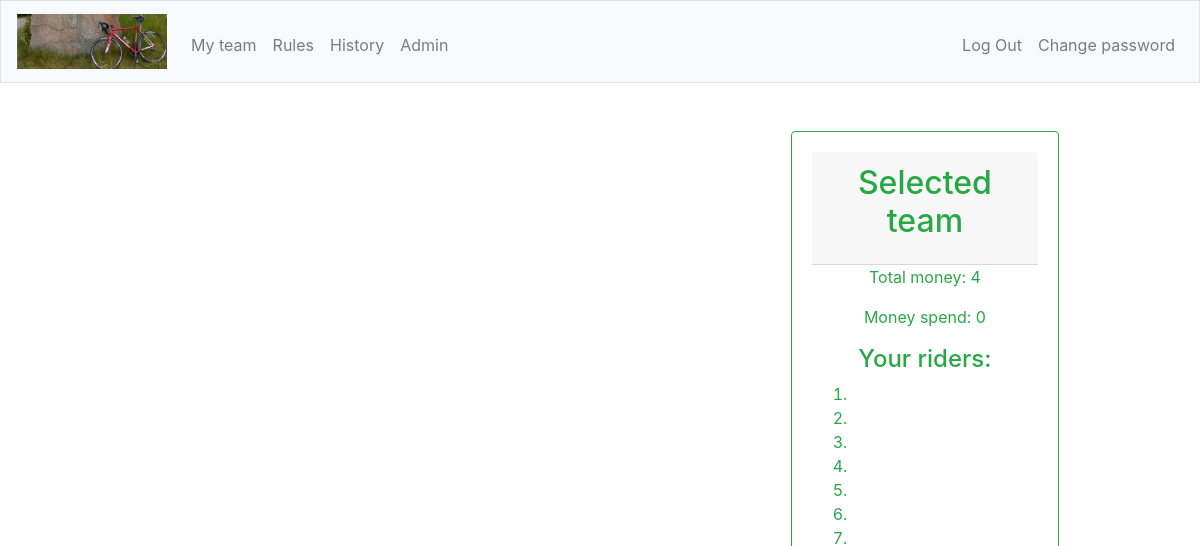
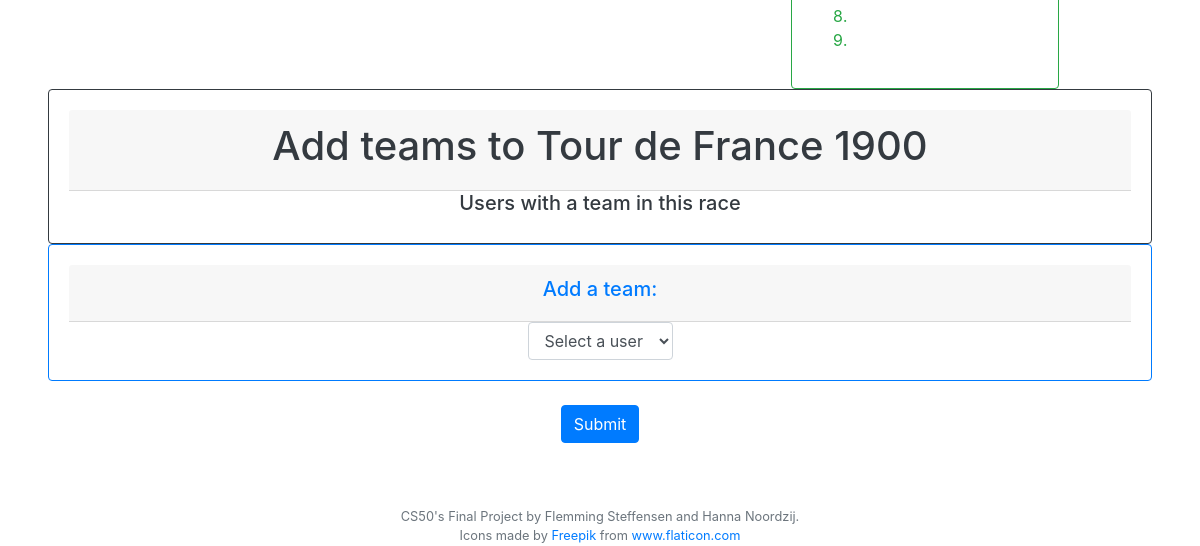
Page /addTeamAdmin?activecomp=22 (signed in) on the earlier database version (2 pictures, top to bottom).
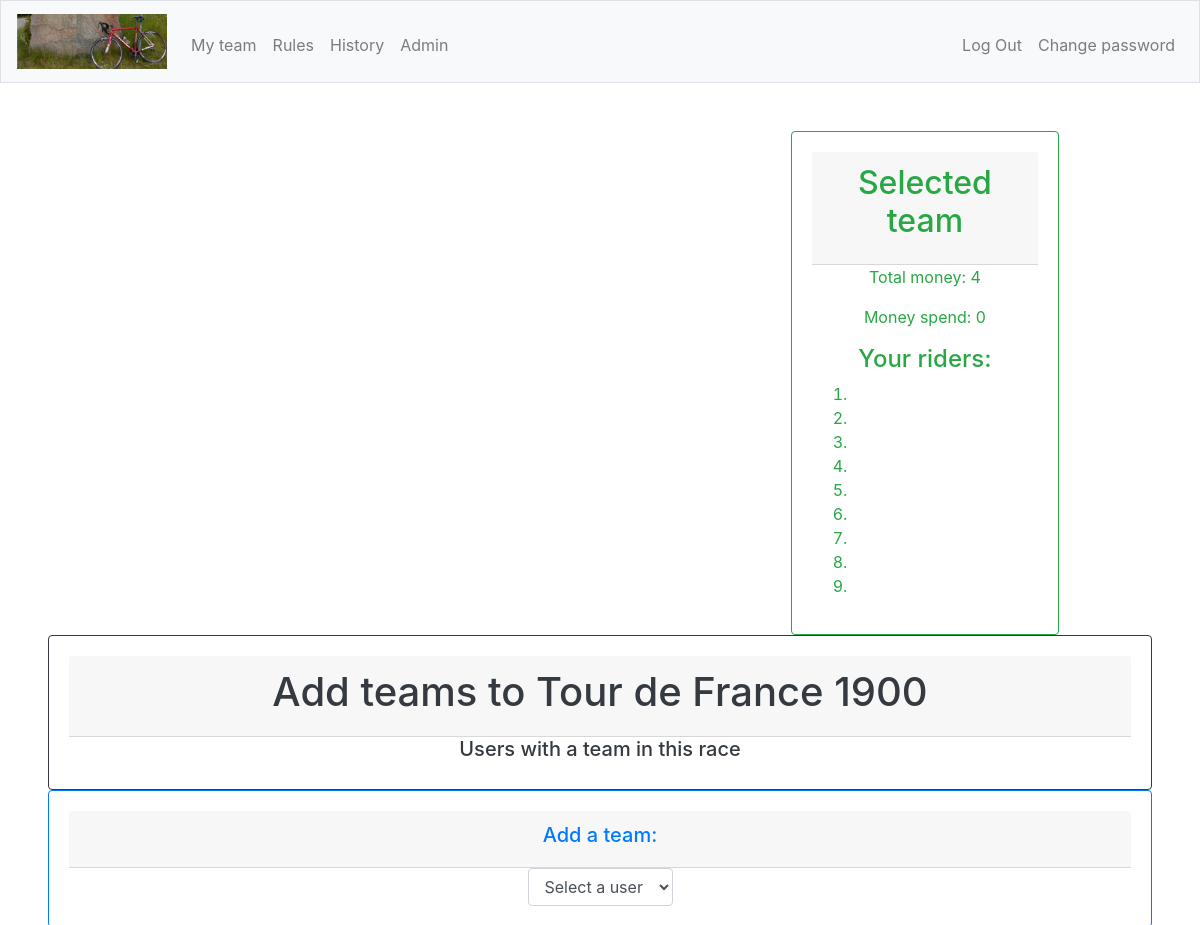
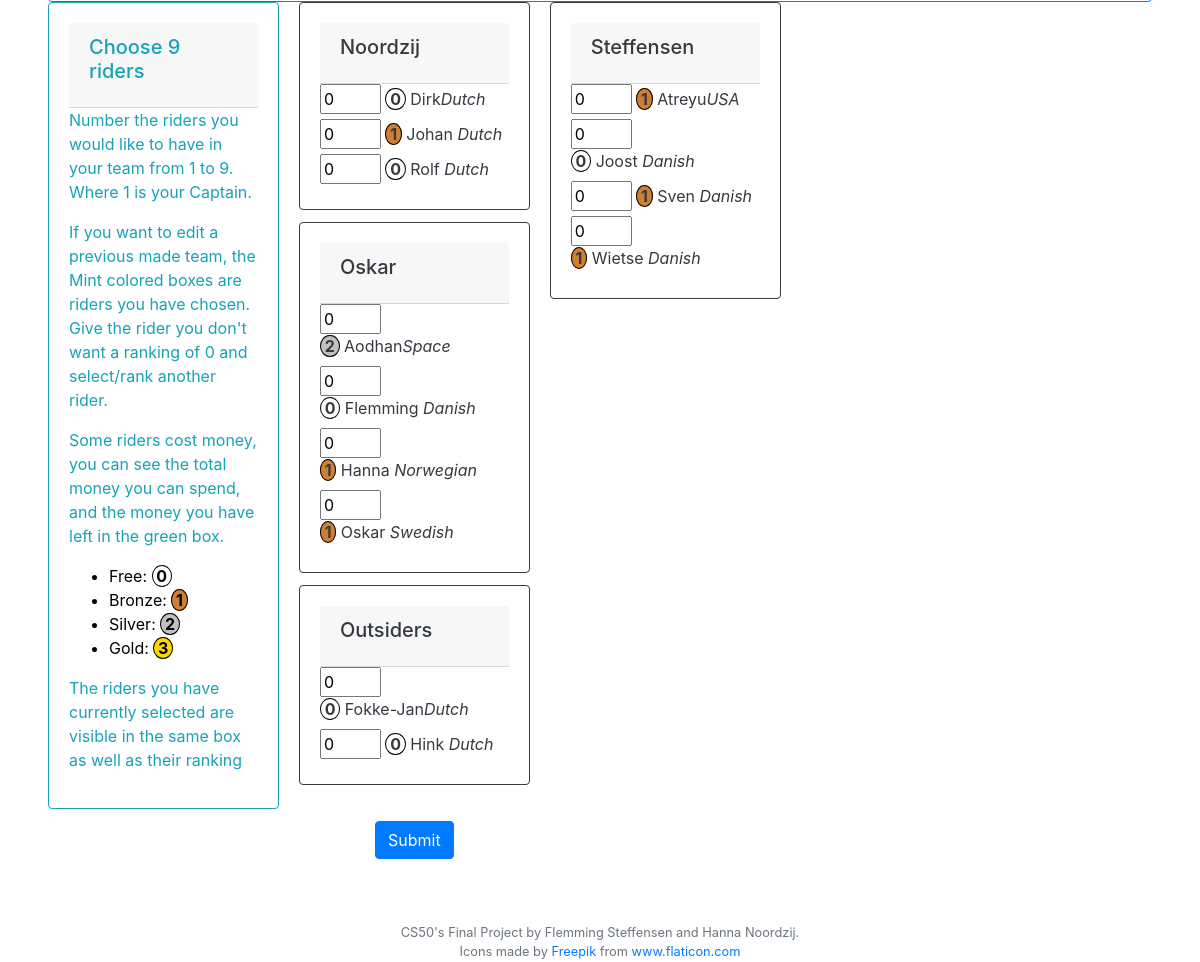
Same page on the later database version (2 pictures, top to bottom).
### tables this page shows
CREATE TABLE "competitions" (
	"id"	INTEGER NOT NULL UNIQUE,
	"racetype_id"	INTEGER NOT NULL,
	"year"	TEXT NOT NULL,
	"startdate"	TEXT NOT NULL,
	"reg_active"	INTEGER NOT NULL,
	"reg_stop"	TEXT NOT NULL,
	"racedays"	INTEGER NOT NULL,
	"total_price"	INTEGER NOT NULL DEFAULT 0,
	"min_outsider"	INTEGER NOT NULL DEFAULT 0,
	PRIMARY KEY("id" AUTOINCREMENT),
	FOREIGN KEY("racetype_id") REFERENCES "racetypes"("id")
);

CREATE TABLE "riders" (
	"id"	INTEGER NOT NULL UNIQUE,
	"comp_id"	INTEGER NOT NULL,
	"rider"	TEXT NOT NULL,
	"nationality"	TEXT NOT NULL,
	"rides_for"	TEXT NOT NULL,
	"price"	INTEGER NOT NULL DEFAULT 0,
	"DNF"	INTEGER NOT NULL DEFAULT 0,
	"outsider"	INTEGER NOT NULL DEFAULT 1,
	PRIMARY KEY("id" AUTOINCREMENT),
	FOREIGN KEY("comp_id") REFERENCES "competitions"("id")
);

### app.py (the view, shortened to what this page needs)
@app.route("/addTeamAdmin", methods=["GET", "POST"])
@login_required
def addTeamAdmin():
    if request.method == "GET":
        role = getRole()
        if role==2:
            compid = request.args.get('activecomp', None)
            comps = db.execute("SELECT id, racetype_id, year, startdate, reg_stop, racedays, reg_active, total_price FROM competitions WHERE id = :compid", compid=compid)
            total_price = comps[0]["total_price"]
            currentTeams = db.execute("SELECT users.username \
                                        FROM users      \
                                        INNER JOIN team ON users.id = team.user_id \
                                        WHERE comp_id = :compid \
                                        ORDER BY users.username ASC", compid=compid)
            newTeamUser = db.execute("SELECT users.username, users.id \
                                        FROM users      \
                                        WHERE users.id NOT IN (SELECT team.user_id \
                                                                FROM team \
                                                                WHERE team.comp_id = :compid)    \
                                        ORDER BY users.username ASC", compid=compid)
            allRiders = db.execute("Select id, comp_id, rider, nationality, price, rides_for \
                                    FROM riders \
                                    WHERE comp_id = :activecomp_ID \
                                    Order by rides_for ASC, rider ASC", activecomp_ID=compid)
            rider_price = {}
            for rider in allRiders:
                rider_price[rider["rider"]] = rider["price"]
            jsonify(rider_price)
            return render_template("addTeamAdmin.html", compid=compid, comps=comps, total_price=total_price, role=role, currentTeams=currentTeams, newTeamUser=newTeamUser, allRiders=allRiders, rider_price=rider_price)
        else:
            return apology("access denied", 400)

### app.py (called while the page is built)
@app.after_request
def after_request(response):
    response.headers["Cache-Control"] = "no-cache, no-store, must-revalidate"
    response.headers["Expires"] = 0
    response.headers["Pragma"] = "no-cache"
    return response

### helpers.py (called while the page is built)
def login_required(f):
    @wraps(f)
    def decorated_function(*args, **kwargs):
        if session.get("user_id") is None:
            return redirect("/login")
        return f(*args, **kwargs)
    return decorated_function

def getRole():
    role = db.execute("SELECT role FROM users WHERE id = :userid", userid=session["user_id"])
    role2 = role[0]["role"]
    return role2

### templates/addTeamAdmin.html (shortened to what the changed rows need)
{% extends "layout.html" %}
{% block main %}
    <div>
        <form id="addTeamAdmin" action="/addTeamAdmin" method="post">
            <div class="form-group">
                <div class="form-row">
                    <div class="col-sm-3 offset-sm-8 leaderbord">
                        <div class="card border-success">
                            <div class="card-body text-success">
                                <div class="card-header">
                                    <h2 class="card-title">Selected team</h2>
                                </div>
                            </div>
                        </div>
                    </div>
                </div>
                <div class="form-row">
                    <div class="col-sm-12">
                        {% if comps %}
                        <div class="card border-dark">
                            <div class="card-body text-dark">
                                <div class="card-header">
                                    {% set ns = namespace(last_team = "nothing") %}
                                    {% set ct = namespace(count = 0) %}
                                    {% set rank = namespace(value = 0) %}
                                    {% set money = namespace(class = "money") %}
                                    {% for comp in comps %}
                                        {% if comp.racetype_id == 1 %}
                                            <h1>Add teams to Tour de France {{comp.year}}</h5>
                                        {% elif comp.racetype_id == 2 %}
                                            <h1>Add teams to Giro d'Italia {{comp.year}}</h5>
                                        {% elif comp.racetype_id == 3 %}
                                            <h1>Add teams to Vuelta a España {{comp.year}}</h5>
                                        {% endif %}
                                </div>
                                <h5>Users with a team in this race</h5>
                            </div>
                        </div>
                    </div>
                </div>
                <div class="form-row">
                    <div class="col-sm-12">
                        <div class="card border-primary">
                            <div class="card-body text-primary">
                                <div class="card-header">
                                    <h5>Add a team:</h5>
                                </div>
                                <p class="card-text">
                                    <select class="form-control" name="username" id="username">
                                        <option selected style="font-style: italic;">Select a user</option>
                                    </select>
                                </p>
                            </div>
                        </div>
                    </div>
                </div>
                <div class="form-row">
                    <div class="col-sm-8">
                        <div class="card-columns">
                            {% for rider in allRiders %}
                                {% if ct.count == 0 %}
                                    {% set ct.count = ct.count + 1 %}
                                            <div class="card border-info">
                                                <div class="card-body text-info">
                                                    <div class="card-header">
                                                        <h5 class="card-title">Choose 9 riders</h5>
                                                    </div>
                                                    <p class="card-text">Number the riders you would like to have in your team from 1 to 9. Where 1 is your Captain.</p>
                                                    <p class="card-text">If you want to edit a previous made team, the Mint colored boxes are riders you have chosen.</br> Give the rider you don't want a ranking of 0 and select/rank another rider.</p>
                                                    <p>Some riders cost money, you can see the total money you can spend, and the money you have left in the green box.</p>
                                                    <ul>
                                                        <li style="color:black">Free: <b class="money"> 0 </b></li>
                                                        <li style="color:black">Bronze: <b class="bronze"> 1 </b></li>
                                                        <li style="color:black">Silver: <b class="silver"> 2 </b></li>
                                                        <li style="color:black">Gold: <b class="gold"> 3 </b></li>
                                                    </ul>
                                                    <p>The riders you have currently selected are visible in the same box as well as their ranking</p>
                                {% endif %}
                                {% if rider.price == 3 %}
                                    {% set money.class = "gold" %}
                                {% elif rider.price == 2 %}
                                    {% set money.class = "silver" %}
                                {% elif rider.price == 1 %}
                                    {% set money.class = "bronze" %}
                                {% else %}
                                    {% set money.class = "money" %}
                                {% endif %}
                                {% if rider.rides_for != ns.last_team %}
                                    {% set ns.last_team = rider.rides_for %}
                                                </div>
                                            </div>
                                            <div class="card border-dark">
                                                <div class="card-body text-dark">
                                                    <div class="card-header">
                                                        <h5 class="card-title">{{ns.last_team}}</h5>
                                                    </div>
                                                    <div>
                                            {% set rank.value = 0 %}
                                                {% for teamRider in teamRiders %}
                                                    {% if rider.rider == teamRider.rider %}
                                                        {% set rank.value = teamRider.rank %}
                                                    {% endif %}
                                                {% endfor %}
                                                <input type="number" id="{{rider.rider}}" name="{{rider.id}}" value="{{rank.value}}" min="0" max="9" {% if rank.value > 0 %} style="background-color:#3CBC8D;" {% endif %}>
                                                <label for={{rider.id}}> <b class="{{money.class}}"> {{rider.price}} </b> {{rider.rider}}<i>{{rider.nationality}}</i></label>
                                            </div>
                                {% else %}
                                        <div>
                                    {% set rank.value = 0 %}
                                    {% for teamRider in teamRiders %}
                                        {% if rider.rider == teamRider.rider %}
                                            {% set rank.value = teamRider.rank %}
                                        {% endif %}
                                    {% endfor %}
                                    <input type="number" id="{{rider.rider}}" name="{{rider.id}}" value="{{rank.value}}" min="0" max="9" {% if rank.value > 0 %} style="background-color:#3CBC8D;" {% endif %}>
                                    <label for={{rider.id}}><b class="{{money.class}}"> {{rider.price}} </b> {{rider.rider}} <i>{{rider.nationality}}</i></label>
                                        </div>
                                {% endif %}
                            {% endfor %}
                                    </div>
                                </div>
                            </div>
            <button class="btn btn-primary" type="submit">Submit</button>
        </form>
        {% endfor %}
    {% endif %}
    </div>
{% endblock %}

Differences in the rows shown:
added riders: shows "Choose 9 riders", last_team "Noordzij", value "0", price "0", rider "Dirk", nationality "Dutch"
added riders: value "0", price "1", rider "Johan", nationality "Dutch"
added riders: value "0", price "0", rider "Rolf", nationality "Dutch"
added riders: last_team "Oskar", value "0", price "2", rider "Aodhan", nationality "Space"
added riders: value "0", price "0", rider "Flemming", nationality "Danish"
added riders: value "0", price "1", rider "Hanna", nationality "Norwegian"
added riders: value "0", price "1", rider "Oskar", nationality "Swedish"
added riders: last_team "Outsiders", value "0", price "0", rider "Fokke-Jan", nationality "Dutch"
added riders: value "0", price "0", rider "Hink", nationality "Dutch"
added riders: last_team "Steffensen", value "0", price "1", rider "Atreyu", nationality "USA"
added riders: value "0", price "0", rider "Joost", nationality "Danish"
added riders: value "0", price "1", rider "Sven", nationality "Danish"
added riders: value "0", price "1", rider "Wietse", nationality "Danish"
